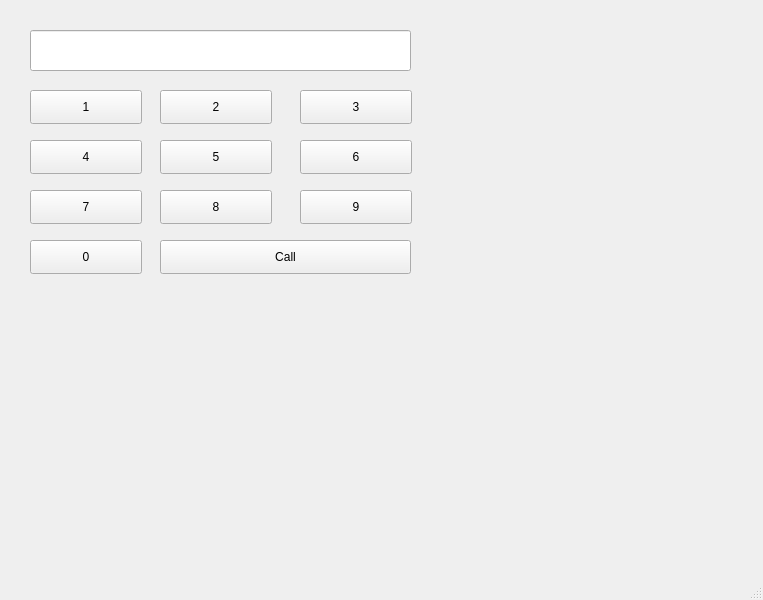
<?xml version="1.0" encoding="UTF-8"?>
<ui version="4.0">
 <class>MainWindow</class>
 <widget class="QMainWindow" name="MainWindow">
  <property name="geometry">
   <rect>
    <x>0</x>
    <y>0</y>
    <width>763</width>
    <height>600</height>
   </rect>
  </property>
  <property name="windowTitle">
   <string>MainWindow</string>
  </property>
  <widget class="QWidget" name="centralwidget">
   <widget class="QPushButton" name="pb1">
    <property name="geometry">
     <rect>
      <x>30</x>
      <y>90</y>
      <width>112</width>
      <height>34</height>
     </rect>
    </property>
    <property name="text">
     <string>1</string>
    </property>
   </widget>
   <widget class="QLineEdit" name="le">
    <property name="geometry">
     <rect>
      <x>30</x>
      <y>30</y>
      <width>381</width>
      <height>41</height>
     </rect>
    </property>
    <property name="text">
     <string/>
    </property>
    <property name="alignment">
     <set>Qt::AlignRight|Qt::AlignTrailing|Qt::AlignVCenter</set>
    </property>
   </widget>
   <widget class="QPushButton" name="pb2">
    <property name="geometry">
     <rect>
      <x>160</x>
      <y>90</y>
      <width>112</width>
      <height>34</height>
     </rect>
    </property>
    <property name="text">
     <string>2</string>
    </property>
   </widget>
   <widget class="QPushButton" name="pb3">
    <property name="geometry">
     <rect>
      <x>300</x>
      <y>90</y>
      <width>112</width>
      <height>34</height>
     </rect>
    </property>
    <property name="text">
     <string>3</string>
    </property>
   </widget>
   <widget class="QPushButton" name="pb4">
    <property name="geometry">
     <rect>
      <x>30</x>
      <y>140</y>
      <width>112</width>
      <height>34</height>
     </rect>
    </property>
    <property name="text">
     <string>4</string>
    </property>
   </widget>
   <widget class="QPushButton" name="pb5">
    <property name="geometry">
     <rect>
      <x>160</x>
      <y>140</y>
      <width>112</width>
      <height>34</height>
     </rect>
    </property>
    <property name="text">
     <string>5</string>
    </property>
   </widget>
   <widget class="QPushButton" name="pb6">
    <property name="geometry">
     <rect>
      <x>300</x>
      <y>140</y>
      <width>112</width>
      <height>34</height>
     </rect>
    </property>
    <property name="text">
     <string>6</string>
    </property>
   </widget>
   <widget class="QPushButton" name="pb7">
    <property name="geometry">
     <rect>
      <x>30</x>
      <y>190</y>
      <width>112</width>
      <height>34</height>
     </rect>
    </property>
    <property name="text">
     <string>7</string>
    </property>
   </widget>
   <widget class="QPushButton" name="pb8">
    <property name="geometry">
     <rect>
      <x>160</x>
      <y>190</y>
      <width>112</width>
      <height>34</height>
     </rect>
    </property>
    <property name="text">
     <string>8</string>
    </property>
   </widget>
   <widget class="QPushButton" name="pb9">
    <property name="geometry">
     <rect>
      <x>300</x>
      <y>190</y>
      <width>112</width>
      <height>34</height>
     </rect>
    </property>
    <property name="text">
     <string>9</string>
    </property>
   </widget>
   <widget class="QPushButton" name="pb0">
    <property name="geometry">
     <rect>
      <x>30</x>
      <y>240</y>
      <width>112</width>
      <height>34</height>
     </rect>
    </property>
    <property name="text">
     <string>0</string>
    </property>
   </widget>
   <widget class="QPushButton" name="pbCall">
    <property name="geometry">
     <rect>
      <x>160</x>
      <y>240</y>
      <width>251</width>
      <height>34</height>
     </rect>
    </property>
    <property name="text">
     <string>Call</string>
    </property>
   </widget>
  </widget>
  <widget class="QMenuBar" name="menubar">
   <property name="geometry">
    <rect>
     <x>0</x>
     <y>0</y>
     <width>763</width>
     <height>31</height>
    </rect>
   </property>
  </widget>
  <widget class="QStatusBar" name="statusbar"/>
 </widget>
 <resources/>
 <connections/>
</ui>
